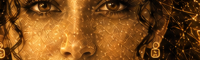
#> input picture zohra/api/static/eyes_test.png, 200 x 60 px, given in place of media_1789764410232.png, which was not available
$ python feather_master_face.py
#> lines starting #> are read from the running program, lines starting #| are printed output that depends on the picture
from PIL import Image
import numpy as np

src = 'C:/Users/dell/.gemini/antigravity-ide/brain/25b42c89-6acc-4498-9ca9-a08520c80c5b/.user_uploaded/media_1789764410232.png'
img = Image.open(src).convert('RGB')
w, h = img.size
#> w = 200; h = 60
arr = np.array(img, dtype=float)

# Calculate distance from center for edge feathering
cx, cy = w / 2.0, h / 2.0
#> cx = 100; cy = 30
y_coords, x_coords = np.indices((h, w))
dx = (x_coords - cx) / (w * 0.48)
dy = (y_coords - cy) / (h * 0.48)
dist = np.sqrt(dx**2 + dy**2)

# Edge vignette: fade to transparent near outer boundaries
vignette = 1.0 - np.clip((dist - 0.72) / 0.26, 0.0, 1.0)
vignette = vignette ** 1.5

# Luminance check: pure black pixels near edges should also be transparent
lum = (arr[:, :, 0] * 0.3 + arr[:, :, 1] * 0.6 + arr[:, :, 2] * 0.1)
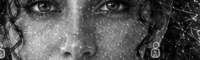
#> lum: shape (60, 200) float64; min 0.6, max 240.1, mean 85.3
black_mask = np.clip(lum / 12.0, 0.0, 1.0)
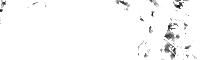
#> black_mask: shape (60, 200) float64; min 0.05, max 1, mean 0.977

alpha = (vignette * 255.0).astype(np.uint8)

# Create RGBA image
rgba = np.dstack((arr.astype(np.uint8), alpha))
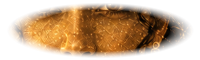
#> rgba: shape (60, 200, 4); mean R, G, B, A 124.8, 75.5, 26, 126; transparent parts drawn white
out_img = Image.fromarray(rgba, mode='RGBA')

out_path = 'zohra/api/static/zohra_face_master.png'
out_img.save(out_path, format='PNG')
print(f"Feathered master face saved to {out_path}: {w}x{h}")
#| Feathered master face saved to zohra/api/static/zohra_face_master.png: 200x60

$ run again, on zohra/api/static/mouth_test.png
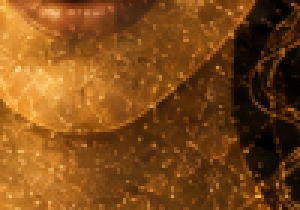
#> input picture zohra/api/static/mouth_test.png, 100 x 70 px, given in place of media_1789764410232.png, which was not available (shown 3 times larger)
#> `black_mask = np.clip(lum / 12.0, 0.0, 1.0)`:
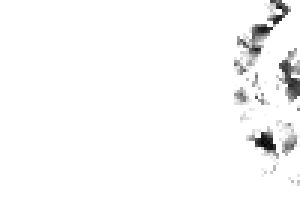
#> black_mask: shape (70, 100) float64 (shown 3 times larger); min 0.025, max 1, mean 0.976
#> `rgba = np.dstack((arr.astype(np.uint8), alpha))`:
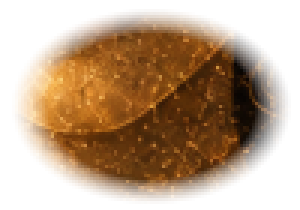
#> rgba: shape (70, 100, 4) (shown 3 times larger); mean R, G, B, A 125.4, 73.8, 23.7, 126; transparent parts drawn white
#| Feathered master face saved to zohra/api/static/zohra_face_master.png: 100x70

$ run again, on zohra/api/static/zohra_portrait.png
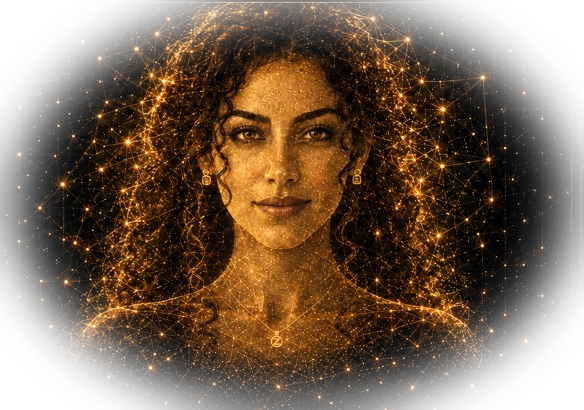
#> input picture zohra/api/static/zohra_portrait.png, 584 x 410 px, given in place of media_1789764410232.png, which was not available
#> `black_mask = np.clip(lum / 12.0, 0.0, 1.0)`:
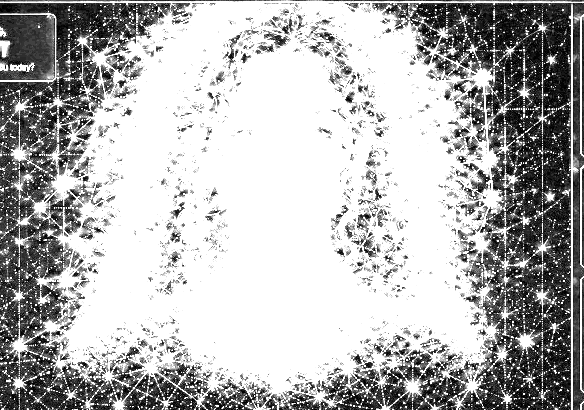
#> black_mask: shape (410, 584) float64; min 0, max 1, mean 0.705
#> `rgba = np.dstack((arr.astype(np.uint8), alpha))`:
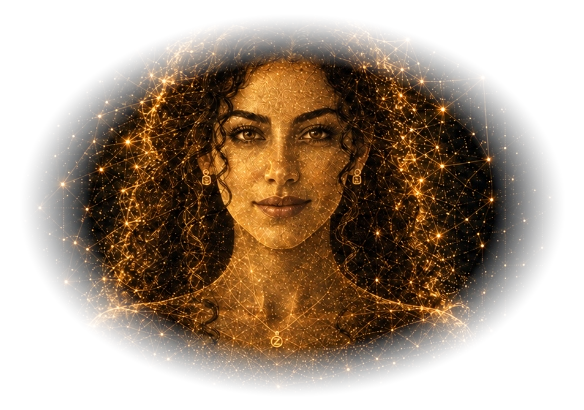
#> rgba: shape (410, 584, 4); mean R, G, B, A 51.5, 30.7, 11.9, 126; transparent parts drawn white
#| Feathered master face saved to zohra/api/static/zohra_face_master.png: 584x410
